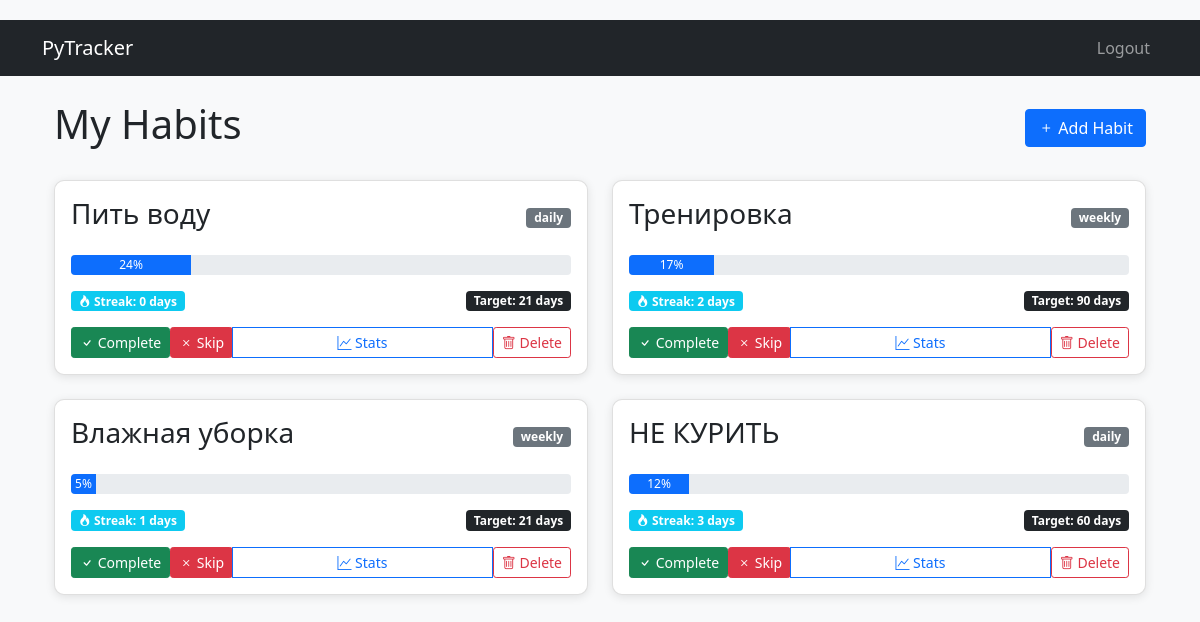
The page / (signed in) on the database its author committed.
### models.py (models this page shows)
class Habit(db.Model):
    __tablename__ = 'habit'
    id = db.Column(db.Integer, primary_key=True)
    name = db.Column(db.String(100), nullable=False)
    periodicity = db.Column(db.String(20), default='daily')
    target_days = db.Column(db.Integer, default=21)
    created_at = db.Column(db.DateTime, default=lambda: datetime.now(timezone.utc))
    user_id = db.Column(db.Integer, db.ForeignKey('user.id'), nullable=False)
    progress = db.relationship(
        'Progress',
        backref='habit',
        lazy=True,
        cascade='all, delete-orphan'
    )
    def current_streak(self):
        calculator = (DailyStreakCalculator() if self.periodicity == 'daily'
                      else WeeklyStreakCalculator())
        return calculator.calculate(self.progress)
    def completion_rate(self):
        completed = len([p for p in self.progress if p.completed])
        total_days = min(
            (datetime.now(timezone.utc).date() - self.created_at.date()).days + 1,
            self.target_days
        )
        return round((completed / total_days) * 100) if total_days > 0 else 0

### habits.py (the view)
@habits_bp.route('/')
@login_required
def dashboard():
    habits = current_user.habits
    for habit in habits:
        habit.current_streak_value = habit.current_streak()
        habit.completion_rate_value = habit.completion_rate()
    return render_template('dashboard.html', habits=habits)

### app.py (called while the page is built)
def create_app():
    app = Flask(__name__)
    app.config.from_object(Config)
    db.init_app(app)
    login_manager = LoginManager()
    login_manager.init_app(app)
    login_manager.login_view = 'auth.login'
    @login_manager.user_loader
    def load_user(user_id):
        return db.session.get(User, int(user_id))
    from auth import auth_bp
    from habits import habits_bp
    app.register_blueprint(auth_bp)
    app.register_blueprint(habits_bp)
    return app

### models.py (called while the page is built)
    def calculate(self, progress_entries):
        streak = 0
        for entry in sorted(progress_entries, key=lambda x: x.date, reverse=True):
            if entry.completed:
                streak += 1
            else:
                break
        return streak

    def calculate(self, progress_entries):
        completed_weeks = set()
        for entry in progress_entries:
            if entry.completed:
                week_num = entry.date.isocalendar()[1]
                completed_weeks.add(week_num)
        return len(completed_weeks)

### templates/dashboard.html (shortened to what this page needs)
{% extends "base.html" %}
{% block content %}
<div class="container">
    <div class="d-flex justify-content-between align-items-center mb-4">
        <h1>My Habits</h1>
        <a href="{{ url_for('habits.add_habit') }}" class="btn btn-primary">
            <i class="bi bi-plus"></i> Add Habit
        </a>
    </div>
    <div class="row">
        {% for habit in habits %}
        <div class="col-md-6 mb-4">
            <div class="card">
                <div class="card-body">
                    <div class="d-flex justify-content-between align-items-center mb-3">
                        <h3>{{ habit.name }}</h3>
                        <span class="badge bg-secondary">{{ habit.periodicity }}</span>
                    </div>
                    <div class="progress mb-3" style="height: 20px;">
                        <div class="progress-bar"
                             style="width: {{ habit.completion_rate_value }}%">
                            {{ habit.completion_rate_value }}%
                        </div>
                    </div>
                    <div class="d-flex justify-content-between align-items-center mb-3">
                        <span class="badge bg-info">
                            <i class="bi bi-fire"></i> Streak: {{ habit.current_streak_value }} days
                        </span>
                        <span class="badge bg-dark">
                            Target: {{ habit.target_days }} days
                        </span>
                    </div>
                    <div class="btn-group w-100">
                        <form action="{{ url_for('habits.mark_habit', habit_id=habit.id, completed='true') }}"
                              method="POST"
                              class="d-inline">
                            <button type="submit" class="btn btn-sm btn-success">
                                <i class="bi bi-check"></i> Complete
                            </button>
                        </form>
                        <form action="{{ url_for('habits.mark_habit', habit_id=habit.id, completed='false') }}"
                              method="POST"
                              class="d-inline">
                            <button type="submit" class="btn btn-sm btn-danger">
                                <i class="bi bi-x"></i> Skip
                            </button>
                        </form>
                        <a href="{{ url_for('habits.habit_detail', habit_id=habit.id) }}"
                           class="btn btn-sm btn-outline-primary">
                            <i class="bi bi-graph-up"></i> Stats
                        </a>
                        <form action="{{ url_for('habits.delete_habit', habit_id=habit.id) }}"
                              method="POST"
                              class="d-inline">
                            <button type="submit" class="btn btn-sm btn-outline-danger">
                                <i class="bi bi-trash"></i> Delete
                            </button>
                        </form>
                    </div>
                </div>
            </div>
        </div>
        {% endfor %}
    </div>
</div>
{% endblock %}

### templates/base.html (shortened to what this page needs)
<!DOCTYPE html>
<html lang="en">
<head>
    <link href="https://cdn.jsdelivr.net/npm/bootstrap@5.1.3/dist/css/bootstrap.min.css"
          rel="stylesheet">
    <link rel="stylesheet"
          href="https://cdn.jsdelivr.net/npm/bootstrap-icons@1.8.1/font/bootstrap-icons.css">
    <link rel="stylesheet"
          href="{{ url_for('static', filename='style.css') }}">
</head>
<body>
    <nav class="navbar navbar-expand-lg navbar-dark bg-dark">
        <div class="container">
            <a class="navbar-brand"
               href="{{ url_for('habits.dashboard') }}">
                PyTracker
            </a>
            <div class="navbar-nav">
                {% if current_user.is_authenticated %}
                    <a class="nav-link"
                       href="{{ url_for('auth.logout') }}">
                        Logout
                    </a>
                {% endif %}
            </div>
        </div>
    </nav>
    <div class="container mt-4">
        {% block content %}{% endblock %}
    </div>
</body>
</html>

### static/style.css (style rules this page uses)
body { padding-top: 20px; background-color: #f8f9fa; }
.card { border-radius: 10px; box-shadow: 0 2px 10px rgba(0, 0, 0, 0.1); transition: transform 0.3s; }

### rows shown on the page
Habit: name "Пить воду", periodicity "daily", completion_rate_value "24", current_streak_value "0", target_days "21"
Habit: name "Тренировка", periodicity "weekly", completion_rate_value "17", current_streak_value "2", target_days "90"
Habit: name "Влажная уборка", periodicity "weekly", completion_rate_value "5", current_streak_value "1", target_days "21"
Habit: name "НЕ КУРИТЬ", periodicity "daily", completion_rate_value "12", current_streak_value "3", target_days "60"
